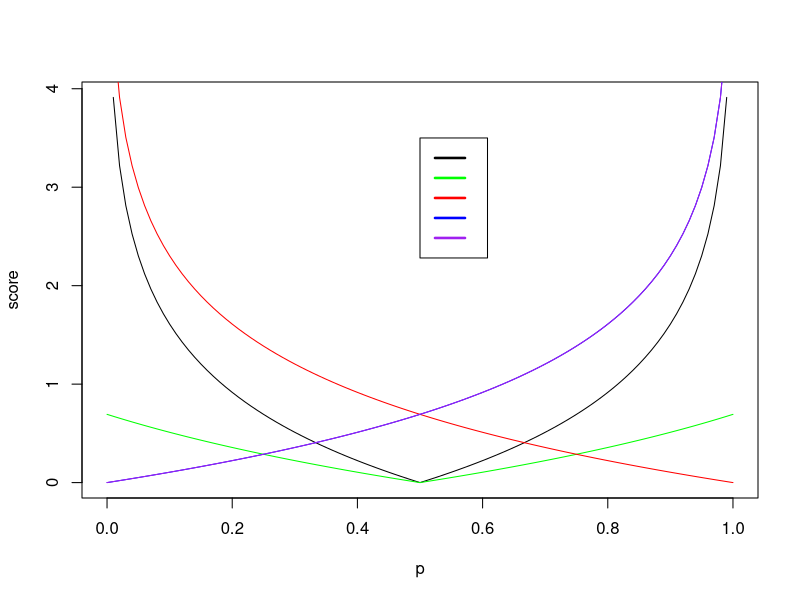

The R script that drew this image:
### code to make the loss functions all on one figure for the paper. 

x<-seq(0,1,by=0.01)
l1<- -log(1-2*abs(.5-x))
l2<- - log(1-abs(.5-x))
l3<- - log(1-abs(1-x))
l4<- - log(1-abs(0-x))
l5<- -log(1-x)


pdf(file='loss_function_plot.pdf')
plot(x,l1,type='l', xlab='p', ylab='score')
lines(x,l2,col='green')
lines(x,l3,col='red')
lines(x,l4,col='blue')
lines(x,l5,col='purple') 
legend(.5,3.5,c('','','','',''), lty=c(1,1), lwd=c(2.5,2.5),col=c("black","green",'red','blue','purple'))
dev.off()